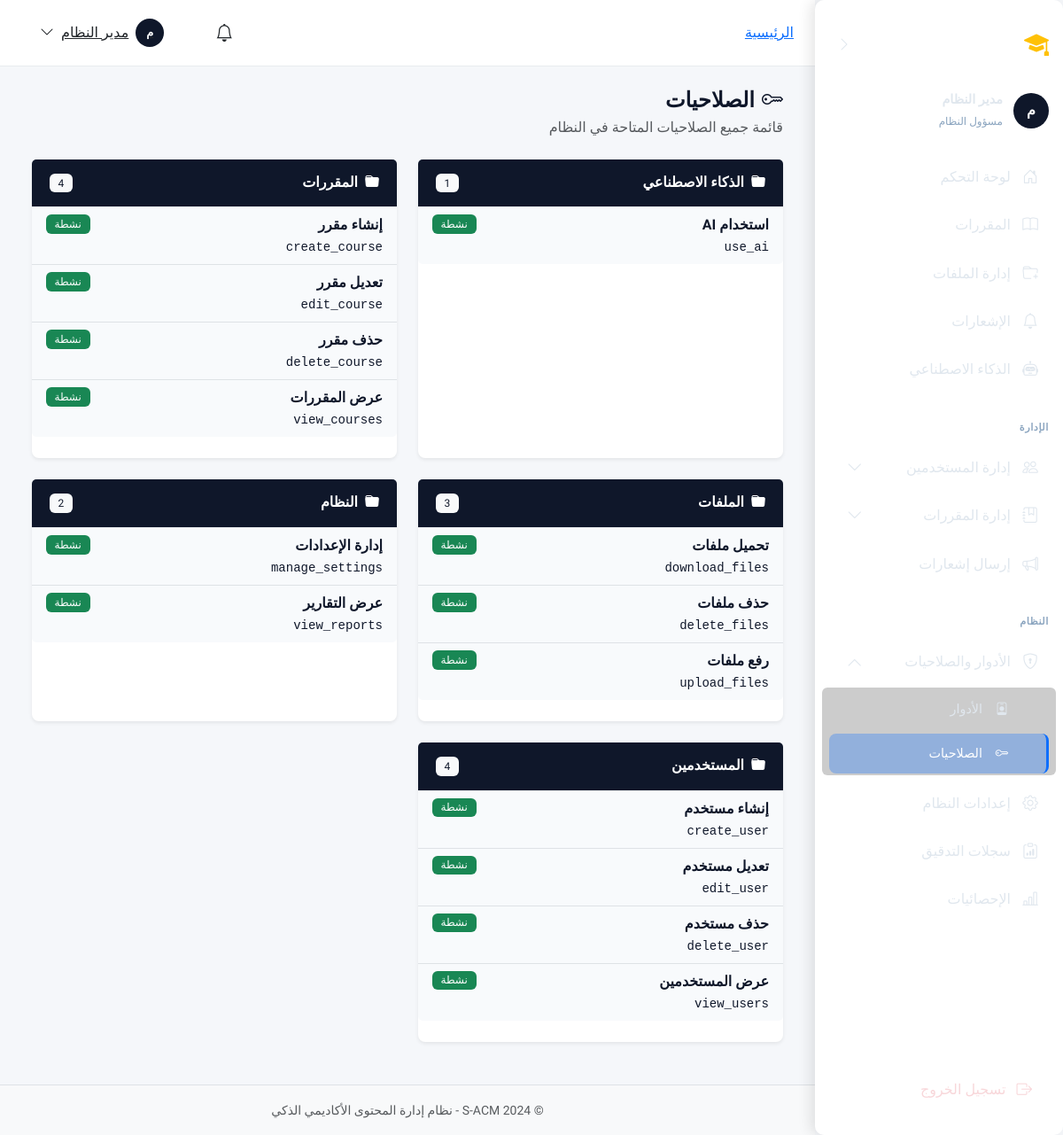
The app's page /accounts/admin/permissions/ (signed in) with its own data.
### apps/accounts/models.py (models this page shows, shortened)
class User(AbstractBaseUser, PermissionsMixin):
    ACCOUNT_STATUS_CHOICES = [
        ('inactive', 'غير مفعّل'),
        ('active', 'مفعّل'),
        ('suspended', 'موقوف'),
    ]
    academic_id = models.CharField(
        max_length=50,
        unique=True,
        verbose_name='الرقم الأكاديمي/الوظيفي',
        help_text='الرقم الأكاديمي للطالب أو الرقم الوظيفي للموظف'
    )
    id_card_number = models.CharField(
        max_length=50,
        unique=True,
        verbose_name='رقم البطاقة الشخصية',
        help_text='يستخدم للتحقق من الهوية عند التفعيل'
    )
    full_name = models.CharField(
        max_length=150,
        verbose_name='الاسم الكامل'
    )
    email = models.EmailField(
        unique=True,
        blank=True,
        null=True,
        verbose_name='البريد الإلكتروني',
        help_text='يتم تعيينه عند التفعيل'
    )
    account_status = models.CharField(
        max_length=20,
        choices=ACCOUNT_STATUS_CHOICES,
        default='inactive',
        verbose_name='حالة الحساب'
    )
    role = models.ForeignKey(
        Role,
        on_delete=models.PROTECT,
        related_name='users',
        verbose_name='الدور',
        null=True,
        blank=True
    )
    major = models.ForeignKey(
        Major,
        on_delete=models.SET_NULL,
        related_name='students',
        verbose_name='التخصص',
        null=True,
        blank=True,
        help_text='للطلاب فقط'
    )
    level = models.ForeignKey(
        Level,
        on_delete=models.SET_NULL,
        related_name='students',
        verbose_name='المستوى',
        null=True,
        blank=True,
        help_text='للطلاب فقط'
    )
    is_staff = models.BooleanField(default=False, verbose_name='موظف')
    is_active = models.BooleanField(default=True, verbose_name='نشط')
    date_joined = models.DateTimeField(default=timezone.now, verbose_name='تاريخ الانضمام')
    last_login = models.DateTimeField(null=True, blank=True, verbose_name='آخر تسجيل دخول')
    profile_picture = models.ImageField(
        upload_to='profiles/',
        blank=True,
        null=True,
        verbose_name='صورة الملف الشخصي'
    )
    phone_number = models.CharField(
        max_length=20,
        blank=True,
        null=True,
        verbose_name='رقم الهاتف'
    )
    objects = UserManager()
    USERNAME_FIELD = 'academic_id'
    REQUIRED_FIELDS = ['full_name', 'id_card_number']
    class Meta:
        db_table = 'users'
        verbose_name = 'مستخدم'
        verbose_name_plural = 'المستخدمون'
        indexes = [
            models.Index(fields=['academic_id']),
            models.Index(fields=['email']),
            models.Index(fields=['account_status']),
        ]
    def is_admin(self):
        return self.role and self.role.code == Role.ADMIN
    def is_instructor(self):
        return self.role and self.role.code == Role.INSTRUCTOR
    def is_student(self):
        return self.role and self.role.code == Role.STUDENT

class Role(models.Model):
    ADMIN = 'admin'
    INSTRUCTOR = 'instructor'
    STUDENT = 'student'
    code = models.CharField(
        max_length=50,
        unique=True,
        verbose_name='كود الدور',
        help_text='معرف فريد للدور (بالإنجليزية، مثل: admin, instructor)'
    )
    display_name = models.CharField(
        max_length=100,
        verbose_name='اسم العرض',
        help_text='الاسم الذي يظهر للمستخدم'
    )
    description = models.TextField(
        blank=True,
        null=True,
        verbose_name='وصف الدور'
    )
    is_system = models.BooleanField(
        default=False,
        verbose_name='دور نظام',
        help_text='الأدوار الافتراضية التي لا يمكن حذفها'
    )
    is_active = models.BooleanField(
        default=True,
        verbose_name='نشط'
    )
    created_at = models.DateTimeField(auto_now_add=True, verbose_name='تاريخ الإنشاء')
    updated_at = models.DateTimeField(auto_now=True, verbose_name='تاريخ التحديث')
    class Meta:
        db_table = 'roles'
        verbose_name = 'دور'
        verbose_name_plural = 'الأدوار'
        ordering = ['-is_system', 'display_name']

class Permission(models.Model):
    CATEGORY_CHOICES = [
        ('courses', 'المقررات'),
        ('files', 'الملفات'),
        ('users', 'المستخدمين'),
        ('notifications', 'الإشعارات'),
        ('ai', 'الذكاء الاصطناعي'),
        ('system', 'النظام'),
    ]
    code = models.CharField(
        max_length=100,
        unique=True,
        verbose_name='كود الصلاحية',
        help_text='معرف فريد (مثل: manage_files, view_courses)'
    )
    display_name = models.CharField(
        max_length=150,
        verbose_name='اسم العرض',
        help_text='الاسم الذي يظهر في لوحة التحكم'
    )
    description = models.TextField(
        blank=True,
        null=True,
        verbose_name='وصف الصلاحية'
    )
    category = models.CharField(
        max_length=50,
        choices=CATEGORY_CHOICES,
        default='system',
        verbose_name='التصنيف'
    )
    is_active = models.BooleanField(
        default=True,
        verbose_name='نشطة'
    )
    created_at = models.DateTimeField(auto_now_add=True, verbose_name='تاريخ الإنشاء')
    class Meta:
        db_table = 'permissions'
        verbose_name = 'صلاحية'
        verbose_name_plural = 'الصلاحيات'
        ordering = ['category', 'display_name']

### apps/accounts/views/admin.py (the view)
# urls.py: path('admin/permissions/', views.PermissionListView.as_view(), name='admin_permissions'),
class PermissionListView(LoginRequiredMixin, AdminRequiredMixin, ListView):
    template_name = 'admin_panel/permissions/list.html'
    context_object_name = 'permissions'
    def get_queryset(self):
        from ..models import Permission
        return Permission.objects.order_by('category', 'display_name')
    def get_context_data(self, **kwargs):
        context = super().get_context_data(**kwargs)
        from ..models import Permission
        permissions_by_category = {}
        for perm in context['permissions']:
            cat = perm.get_category_display()
            if cat not in permissions_by_category:
                permissions_by_category[cat] = []
            permissions_by_category[cat].append(perm)
        context['permissions_by_category'] = permissions_by_category
        return context

### templates/admin_panel/permissions/list.html (shortened to what this page needs)
{% extends 'layouts/dashboard_base.html' %}
{% block dashboard_content %}
<div class="container-fluid">
    <div class="d-flex justify-content-between align-items-center mb-4">
        <div>
            <h4 class="mb-1"><i class="bi bi-key me-2"></i>الصلاحيات</h4>
            <p class="text-muted mb-0">قائمة جميع الصلاحيات المتاحة في النظام</p>
        </div>
    </div>
    <div class="row">
        {% for category, perms in permissions_by_category.items %}
        <div class="col-lg-6 mb-4">
            <div class="card border-0 shadow-sm h-100">
                <div class="card-header bg-primary text-white">
                    <h6 class="mb-0">
                        <i class="bi bi-folder-fill me-2"></i>{{ category }}
                        <span class="badge bg-light text-primary float-end">{{ perms|length }}</span>
                    </h6>
                </div>
                <ul class="list-group list-group-flush">
                    {% for perm in perms %}
                    <li class="list-group-item">
                        <div class="d-flex justify-content-between align-items-start">
                            <div>
                                <strong>{{ perm.display_name }}</strong>
                                <br>
                                <code class="text-primary">{{ perm.code }}</code>
                            </div>
                            <span class="badge {% if perm.is_active %}bg-success{% else %}bg-secondary{% endif %}">
                                {% if perm.is_active %}نشطة{% else %}معطلة{% endif %}
                            </span>
                        </div>
                    </li>
                    {% endfor %}
                </ul>
            </div>
        </div>
        {% endfor %}
    </div>
</div>
{% endblock %}

### templates/layouts/dashboard_base.html (shortened to what this page needs)
{% extends 'base.html' %}
{% load static %}
{% load permissions %}
{% block extra_css %}
<link href="{% static 'css/sidebar.css' %}" rel="stylesheet">
<link href="{% static 'css/dashboard.css' %}" rel="stylesheet">
{% endblock %}
{% block body_class %}dashboard-page{% endblock %}
{% block content %}
<div class="dashboard-layout">
    {% include 'components/sidebar.html' %}
    <div class="dashboard-content">
        <header class="dashboard-navbar">
            {% block breadcrumb %}
            <nav aria-label="breadcrumb" class="d-none d-md-block">
                <ol class="breadcrumb mb-0">
                    <li class="breadcrumb-item"><a href="{% url 'core:dashboard' %}">الرئيسية</a></li>
                </ol>
            </nav>
            {% endblock %}
            <div class="d-flex align-items-center gap-3 ms-auto">
                <div class="dropdown">
                    <a class="btn btn-link position-relative text-dark" href="#" data-bs-toggle="dropdown">
                        <i class="bi bi-bell fs-5"></i>
                    </a>
                </div>
                <div class="dropdown">
                    <a class="btn btn-link text-dark d-flex align-items-center gap-2" href="#"
                        data-bs-toggle="dropdown">
                        <div class="avatar-circle bg-primary text-white"
                            style="width: 32px; height: 32px; font-size: 0.8rem;">
                            {{ request.user.full_name|slice:":1"|upper }}
                        </div>
                        <span class="d-none d-lg-inline">{{ request.user.full_name|truncatechars:15 }}</span>
                        <i class="bi bi-chevron-down"></i>
                    </a>
                </div>
            </div>
        </header>
        <main class="flex-grow-1 p-4" id="main-content">
            {% block dashboard_content %}{% endblock %}
        </main>
        <footer class="dashboard-footer text-center py-3 border-top bg-light">
            <small class="text-muted">© 2024 S-ACM - نظام إدارة المحتوى الأكاديمي الذكي</small>
        </footer>
    </div>
</div>
{% endblock %}

### templates/components/sidebar.html (shortened to what this page needs)
{% load permissions %}
<aside class="sidebar d-none d-md-flex" id="desktopSidebar" data-collapsed="false">
    <div class="sidebar-header">
        <a href="{% url 'core:home' %}" class="sidebar-brand">
            <i class="bi bi-mortarboard-fill brand-icon"></i>
            <span class="brand-text">S-ACM</span>
        </a>
        <button type="button" class="btn btn-link sidebar-toggle" id="sidebarToggle" aria-label="طي القائمة">
            <i class="bi bi-chevron-right toggle-icon"></i>
        </button>
    </div>
    <div class="sidebar-user">
        <div class="avatar-circle bg-primary text-white">
            {{ request.user.full_name|slice:":1"|upper }}
        </div>
        <div class="user-info">
            <div class="user-name">{{ request.user.full_name|truncatechars:20 }}</div>
            <small class="user-role">{{ user_role|default:"مستخدم" }}</small>
        </div>
    </div>
    <nav class="sidebar-nav flex-grow-1">
        {% include 'components/_sidebar_menu.html' with collapsed=False %}
    </nav>
    <div class="sidebar-footer">
        <a href="{% url 'accounts:logout' %}" class="sidebar-link logout-link">
            <i class="bi bi-box-arrow-right"></i>
            <span class="link-text">تسجيل الخروج</span>
        </a>
    </div>
</aside>

### records on screen
User: user.full_name "م", user.full_name "مدير النظام"
Role: display_name "مسؤول النظام"
Permission: category "الذكاء الاصطناعي", perms "1", display_name "استخدام AI", code "use_ai", is_active "نشطة"
Permission: category "المقررات", perms "4", display_name "إنشاء مقرر", code "create_course", is_active "نشطة"
Permission: display_name "تعديل مقرر", code "edit_course", is_active "نشطة"
Permission: display_name "حذف مقرر", code "delete_course", is_active "نشطة"
Permission: display_name "عرض المقررات", code "view_courses", is_active "نشطة"
Permission: category "الملفات", perms "3", display_name "تحميل ملفات", code "download_files", is_active "نشطة"
Permission: display_name "حذف ملفات", code "delete_files", is_active "نشطة"
Permission: display_name "رفع ملفات", code "upload_files", is_active "نشطة"
Permission: category "النظام", perms "2", display_name "إدارة الإعدادات", code "manage_settings", is_active "نشطة"
Permission: display_name "عرض التقارير", code "view_reports", is_active "نشطة"
Permission: category "المستخدمين", perms "4", display_name "إنشاء مستخدم", code "create_user", is_active "نشطة"
Permission: display_name "تعديل مستخدم", code "edit_user", is_active "نشطة"
Permission: display_name "حذف مستخدم", code "delete_user", is_active "نشطة"
Permission: display_name "عرض المستخدمين", code "view_users", is_active "نشطة"

### other values on screen
{{ item.label|default:item.title }} "لوحة التحكم" "المقررات" "إدارة الملفات" "الإشعارات" "الذكاء الاصطناعي" "إرسال إشعارات" "إعدادات النظام" "سجلات التدقيق" "الإحصائيات"
{{ item.label|default:item.title|slice:"4:-4" }} "الإدارة" "النظام"
{{ item.label|default:item.title }} "إدارة المستخدمين" "إدارة المقررات" "الأدوار والصلاحيات"
{{ child.label|default:child.title }} "الأدوار" "الصلاحيات"
